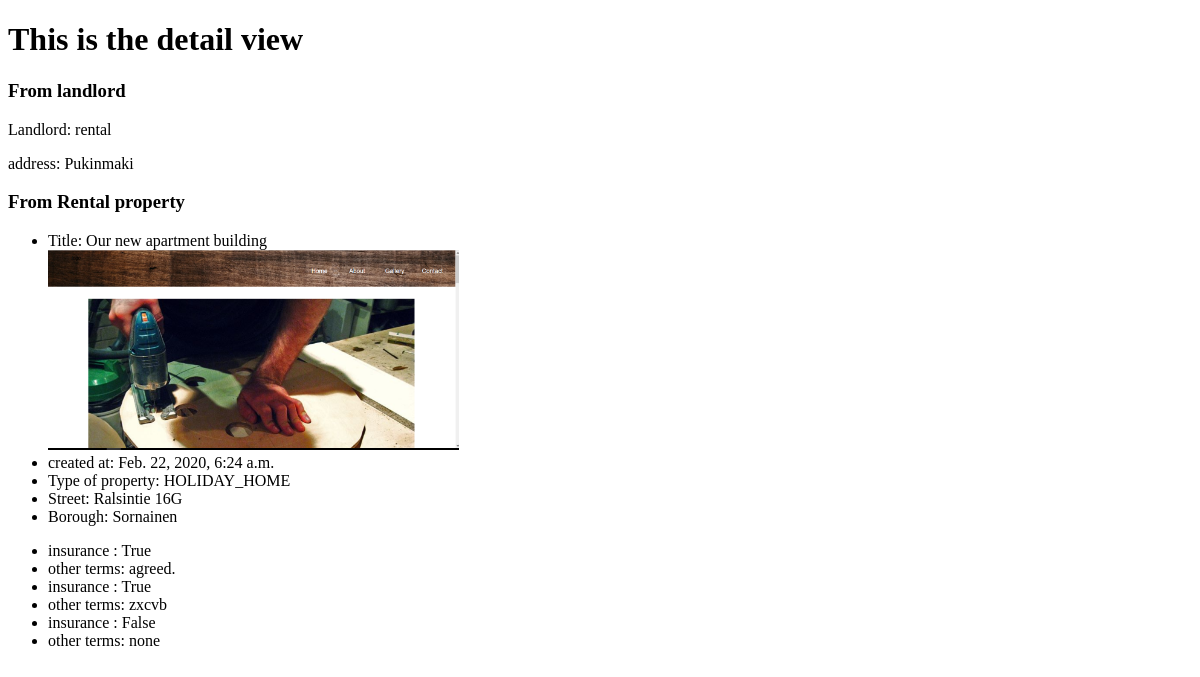
The app's page /rental/1/, older data.
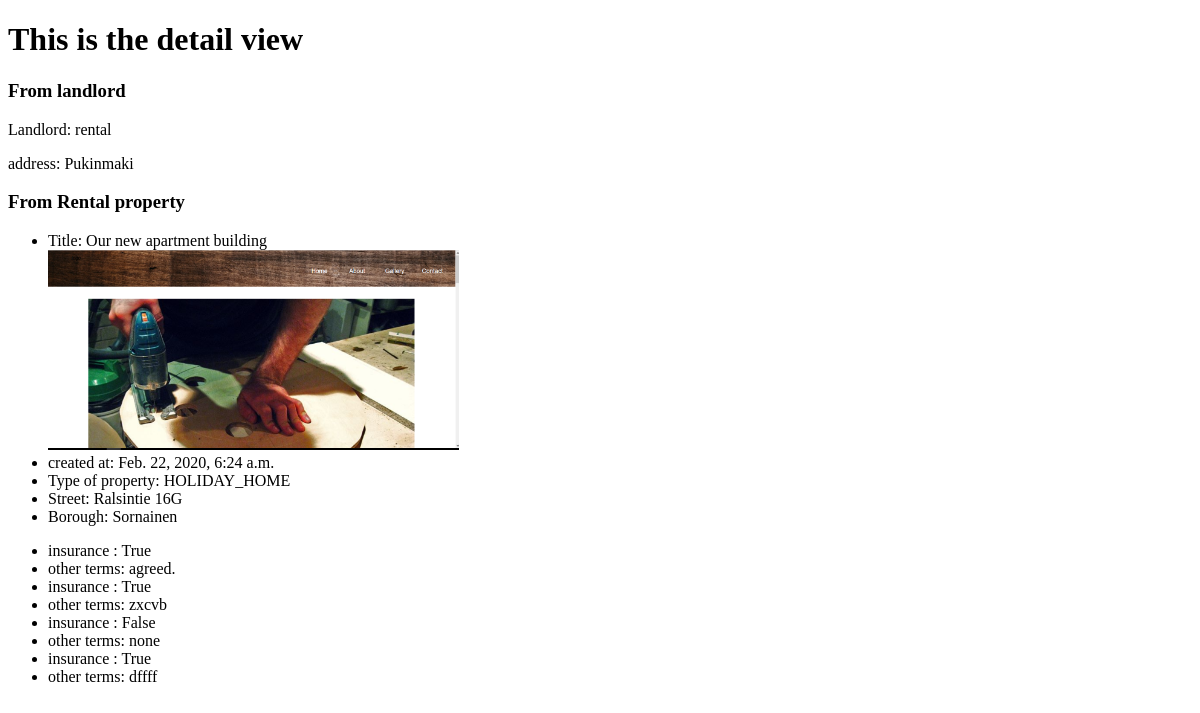
The same page, newer data.
### rental/models.py (models this page shows, shortened)
class Contract(models.Model):
    rentalproperty = models.ForeignKey("RentalProperty", related_name='contracts', on_delete=models.CASCADE)
    insurance_required = models.BooleanField(default=True)
    other_terms = models.TextField(blank=True)

### rental/views.py (the view)
# urls.py: path('<int:pk>/',views.DetailView.as_view(), name='detail'),
class DetailView(generic.DetailView):
    model = RentalProperty
    template_name = 'rental/detail.html'
    context_object_name = 'property'

### rental/templates/rental/detail.html (shortened to what this page needs)
<!DOCTYPE html>
<html lang="en">
<head>
</head>
<body>
    <h1>This is the detail view</h1>
    <h3>From landlord</h3>
    <p>Landlord: {{property.created_by}}</p>
    <p>address: {{property.landlord.address}}</p>
    <h3>From Rental property</h3>
    <ul>
        <li>Title: {{property.title}}</li>
        {% if property.image %}
        <img src="{{property.image.url}}" height="200" alt=""/>
        {% endif %}
        <li>created at: {{property.created_at}}</li>
        <li>Type of property: {{property.type_of_property_listing}}</li>
        <li>Street: {{property.street}}</li>
        <li>Borough: {{property.borough}}</li>
        </ul>
        <ul>
        {% for data in property.contracts.all %}
        <li> insurance : {{data.insurance_required}}</li>
        <li> other terms: {{data.other_terms}}</li>
        {% endfor %}
        </ul>
</body>
</html>

Row changes from the older to the newer data that the page shows:
added Contract: insurance_required "True", other_terms "dffff"
